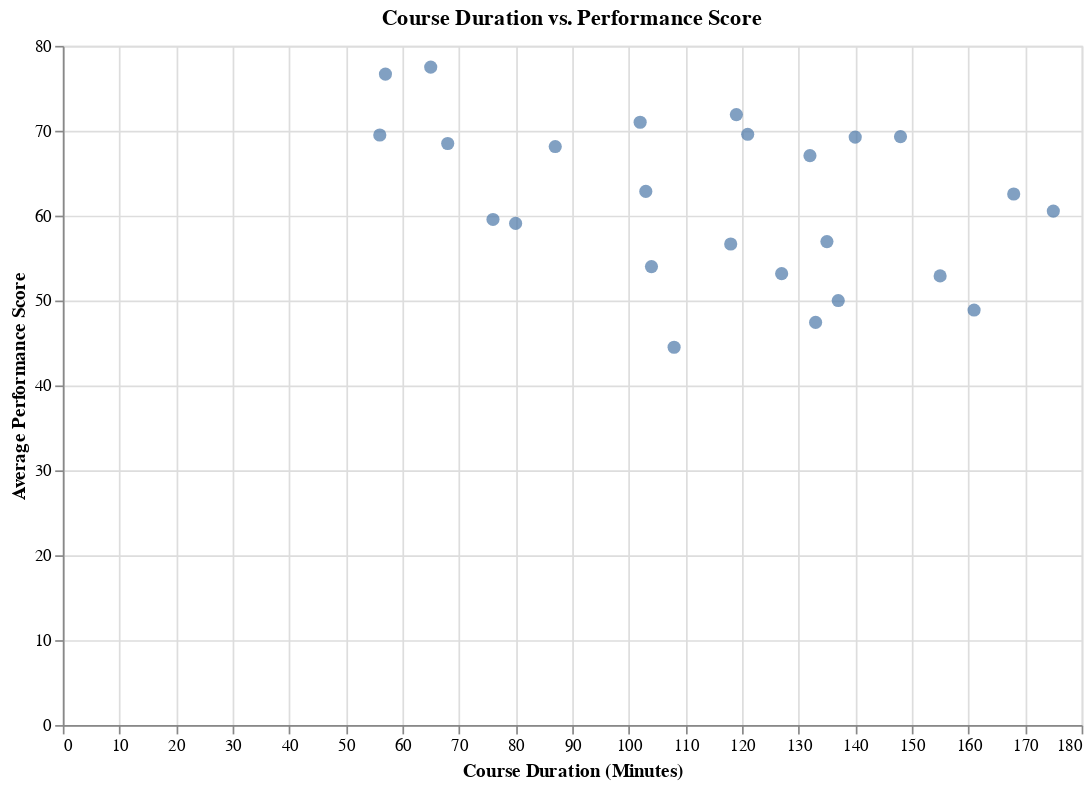

Notebook cell for this chart:
### Markdown cell above
Hypothesis: Courses with longer durations lead to greater performance score improvements.

### Code cell
# Aggregate by course duration
duration_performance = employee_performance.groupby('course_duration').agg({
    'performance_score': 'mean'
}).reset_index()


chart2 = alt.Chart(duration_performance).mark_circle(size=60).encode(
    x=alt.X('course_duration:Q', title='Course Duration (Minutes)'),
    y=alt.Y('performance_score:Q', title='Average Performance Score'),
    tooltip=['course_duration', 'performance_score']
).properties(
    title='Course Duration vs. Performance Score',
    width=600,
    height=400
).interactive()

chart2.show()

### Figure 1 — Vega-Lite specification as saved in the notebook (floating-point values rounded to 4 significant figures)
{"config": {"view": {"continuousWidth": 300, "continuousHeight": 300}}, "data": {"name": "data-e7ab62c628a36e1134d4a609bf465ed3"}, "mark": {"type": "circle", "size": 60}, "encoding": {"tooltip": [{"field": "course_duration", "type": "quantitative"}, {"field": "performance_score", "type": "quantitative"}], "x": {"field": "course_duration", "title": "Course Duration (Minutes)", "type": "quantitative"}, "y": {"field": "performance_score", "title": "Average Performance Score", "type": "quantitative"}}, "height": 400, "params": [{"name": "param_13", "select": {"type": "interval", "encodings": ["x", "y"]}, "bind": "scales"}], "title": "Course Duration vs. Performance Score", "width": 600, "$schema": "https://vega.github.io/schema/vega-lite/v5.20.1.json", "datasets": {"data-e7ab62c628a36e1134d4a609bf465ed3": [{"course_duration": 56.0, "performance_score": 69.5}, {"course_duration": 57.0, "performance_score": 76.67}, {"course_duration": 65.0, "performance_score": 77.5}, {"course_duration": 68.0, "performance_score": 68.5}, {"course_duration": 76.0, "performance_score": 59.55}, {"course_duration": 80.0, "performance_score": 59.09}, {"course_duration": 87.0, "performance_score": 68.14}, {"course_duration": 102.0, "performance_score": 71.0}, {"course_duration": 103.0, "performance_score": 62.85}, {"course_duration": 104.0, "performance_score": 54.0}, {"course_duration": 108.0, "performance_score": 44.5}, {"course_duration": 118.0, "performance_score": 56.66}, {"course_duration": 119.0, "performance_score": 71.9}, {"course_duration": 121.0, "performance_score": 69.58}, {"course_duration": 127.0, "performance_score": 53.17}, {"course_duration": 132.0, "performance_score": 67.06}, {"course_duration": 133.0, "performance_score": 47.42}, {"course_duration": 135.0, "performance_score": 56.95}, {"course_duration": 137.0, "performance_score": 50.0}, {"course_duration": 140.0, "performance_score": 69.25}, {"course_duration": 148.0, "performance_score": 69.3}, {"course_duration": 155.0, "performance_score": 52.9}, {"course_duration": 161.0, "performance_score": 48.88}, {"course_duration": 168.0, "performance_score": 62.55}, {"course_duration": 175.0, "performance_score": 60.53}]}}
